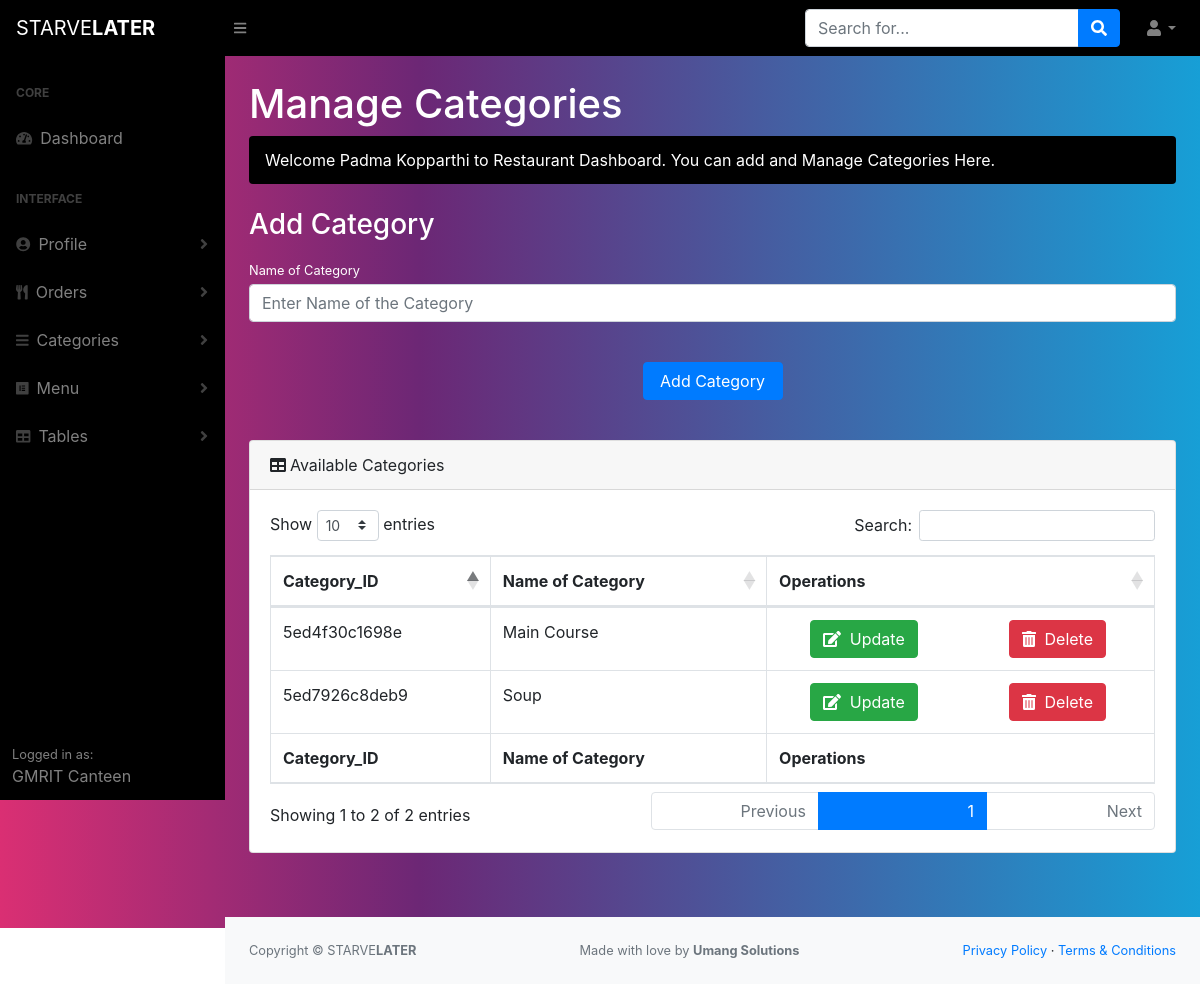
The page /dist/restaurant_manage_category.php (signed in) on the database its author committed.
### tables this page shows
CREATE TABLE IF NOT EXISTS `restaurants` (
  `Restaurant_ID` varchar(50) NOT NULL,
  `Restaurant_Name` varchar(60) NOT NULL,
  `Email_ID` varchar(50) NOT NULL,
  `Password` varchar(50) NOT NULL,
  `Phone` varchar(50) NOT NULL,
  `SeatingCapacity` varchar(50) NOT NULL,
  `fname` varchar(50) NOT NULL,
  `lname` varchar(50) NOT NULL,
  `Address` varchar(60) NOT NULL,
  `City` varchar(50) NOT NULL,
  `State` varchar(50) NOT NULL,
  `GSTIN` varchar(50) NOT NULL,
  `FoodLicense` varchar(50) NOT NULL,
  `LabourLicense` varchar(50) NOT NULL,
  `Margin` varchar(50) NOT NULL,
  `OrdersReceived` varchar(50) NOT NULL,
  `logoFileName` varchar(80) NOT NULL,
  `OperationStatus` varchar(50) NOT NULL,
  `AvgPrepTime` varchar(50) NOT NULL,
  PRIMARY KEY (`Restaurant_ID`)
);

CREATE TABLE IF NOT EXISTS `category` (
  `Category_ID` varchar(50) NOT NULL,
  `Restaurant_ID` varchar(50) NOT NULL,
  `Name` varchar(50) NOT NULL,
  PRIMARY KEY (`Category_ID`),
  KEY `Restaurant_ID` (`Restaurant_ID`)
);

### dist/restaurant_manage_category.php (the view, shortened to what this page needs)
<!DOCTYPE html>
<html lang="en">
    <head>
        <link href="css/styles.css" rel="stylesheet" />
        <link href="https://cdn.datatables.net/1.10.20/css/dataTables.bootstrap4.min.css" rel="stylesheet" />
    </head>
    <body class="sb-nav-fixed">
        <?php
                            $dbname = "starvelater";
                            $con = mysqli_connect("localhost","root","",$dbname);
                            if(!$con){
                                    die("Connection Failed :" + mysqli_connect_error());
                            }else {
                            $sql = "SELECT * FROM restaurants where Email_ID = '".$_SESSION['email']."'";
                                    $retval = mysqli_query($GLOBALS['con'],$sql);
                                    $followingdata = $retval->fetch_array(MYSQLI_ASSOC);
                            }
        ?>
            <nav class="sb-topnav navbar navbar-expand navbar-dark bg-dark" style="background: linear-gradient(90deg, rgba(0,0,0,1) 0%, rgba(0,0,0,1) 100%);">
            <a class="navbar-brand" href="index.php">STARVE<B>LATER</B></a><button class="btn btn-link btn-sm order-1 order-lg-0" id="sidebarToggle" href="#"><i class="fas fa-bars"></i></button
            >
            <form class="d-none d-md-inline-block form-inline ml-auto mr-0 mr-md-3 my-2 my-md-0">
                <div class="input-group">
                    <input class="form-control" type="text" placeholder="Search for..." aria-label="Search" aria-describedby="basic-addon2" />
                    <div class="input-group-append">
                        <button class="btn btn-primary" type="button"><i class="fas fa-search"></i></button>
                    </div>
                </div>
            </form>
            <ul class="navbar-nav ml-auto ml-md-0">
                <li class="nav-item dropdown">
                    <a class="nav-link dropdown-toggle" id="userDropdown" href="#" role="button" data-toggle="dropdown" aria-haspopup="true" aria-expanded="false"><i class="fas fa-user fa-fw"></i></a>
                </li>
            </ul>
        </nav>
        <div id="layoutSidenav" style="background: linear-gradient(90deg, rgba(218,47,115,1) 0%, rgba(108,39,117,1) 35%, rgba(23,159,214,1) 100%);">
            <div id="layoutSidenav_nav">
                <nav class="sb-sidenav accordion sb-sidenav-dark" id="sidenavAccordion">
                    <div class="sb-sidenav-menu" style="background: linear-gradient(90deg, rgba(0,0,0,1) 0%, rgba(0,0,0,1) 100%);">
                        <div class="nav">
                            <div class="sb-sidenav-menu-heading">Core</div>
                            <a class="nav-link" href="restaurant_home.php"
                                ><div class="sb-nav-link-icon"><i class="fas fa-tachometer-alt"></i></div>
                                Dashboard</a
                            >
                            <div class="sb-sidenav-menu-heading">Interface</div>
                            <a class="nav-link collapsed" href="#" data-toggle="collapse" data-target="#collapseLayouts" aria-expanded="false" aria-controls="collapseLayouts"
                                ><div class="sb-nav-link-icon"><i class="fas fa-user-circle"></i></div>
                                Profile
                                <div class="sb-sidenav-collapse-arrow"><i class="fas fa-angle-down"></i></div
                            ></a>
                            <a class="nav-link collapsed" href="#" data-toggle="collapse" data-target="#collapseLayoutsOrders" aria-expanded="false" aria-controls="collapseLayouts"
                                ><div class="sb-nav-link-icon"><i class="fas fa-utensils"></i></div>
                                Orders
                                <div class="sb-sidenav-collapse-arrow"><i class="fas fa-angle-down"></i></div
                            ></a>
                            <a class="nav-link collapsed" href="#" data-toggle="collapse" data-target="#collapseLocationData" aria-expanded="false" aria-controls="collapseLayouts"
                                ><div class="sb-nav-link-icon"><i class="fas fa-bars"></i></div>
                                Categories
                                <div class="sb-sidenav-collapse-arrow"><i class="fas fa-angle-down"></i></div
                            ></a>
                            <a class="nav-link collapsed" href="#" data-toggle="collapse" data-target="#collapseUsersData" aria-expanded="false" aria-controls="collapseLayouts"
                                ><div class="sb-nav-link-icon"><i class="fab fa-elementor"></i></div>
                                Menu
                                <div class="sb-sidenav-collapse-arrow"><i class="fas fa-angle-down"></i></div
                            ></a>
                            <a class="nav-link collapsed" href="#" data-toggle="collapse" data-target="#collapseNotification" aria-expanded="false" aria-controls="collapseLayouts"
                                ><div class="sb-nav-link-icon"><i class="fas fa-table"></i></div>
                                Tables
                                <div class="sb-sidenav-collapse-arrow"><i class="fas fa-angle-down"></i></div
                            ></a>
                        </div>
                    </div>
                    <div class="sb-sidenav-footer" style="background: linear-gradient(90deg, rgba(0,0,0,1) 0%, rgba(0,0,0,1) 100%);">
                        <div class="small">Logged in as:</div>
                         <span><?php echo $followingdata['Restaurant_Name']; ?></span>
                    </div>
                </nav>
            </div>
            <div id="layoutSidenav_content">
                <main>
                    <div class="container-fluid">
                        <h1 class="mt-4" style="color: white;">Manage Categories</h1>
                        <ol class="breadcrumb mb-4" width="100%" style="background-color: black;">
                           <li class="breadcrumb-item active" width="100%" style="color: #fff;"><marquee>Welcome <span><?php echo $followingdata['fname']." ".$followingdata['lname']; ?></span> to Restaurant Dashboard. You can add and Manage Categories Here.</marquee></li>
                        </ol>
                        <h3 class="mt-4" style="margin-bottom: 15px;color: #fff;">Add Category</h3>
                        <form method="POST" enctype="multipart/form-data" action="<?php echo htmlspecialchars($_SERVER["PHP_SELF"]);?>">
                                            <div class="form-group"><label class="small mb-1" for="inputOnlyCategory" style="color: #fff;">Name of Category</label><input class="form-control " id="inputOnlyCategory" name="CategoryName" type="text" placeholder="Enter Name of the Category" />
                                            </div>
                                            <div class="form-group mb-0" align="center"><input style="width: 140px;" class="btn btn-primary" type="submit" name="AddCategory" id="AddCategory" value="Add Category"/></div>
                    </form>
                   <p>&nbsp;</p>
                    <div class="card mb-4">
                            <div class="card-header"><i class="fas fa-table mr-1"></i>Available Categories</div>
                            <div class="card-body">
                                <div class="table-responsive">
                                    <table class="table table-bordered" id="dataTable" width="100%" cellspacing="0">
                                        <thead>
                                            <tr>
                                                <th>Category_ID</th>
                                                <th>Name of Category</th>
                                                <th>Operations</th>
                                            </tr>
                                        </thead>
                                        <tfoot>
                                            <tr>
                                                <th>Category_ID</th>
                                                <th>Name of Category</th>
                                                <th>Operations</th>
                                                </tr>
                                        </tfoot>
                                        <tbody>
                                             <?php
                                                   $dbname = "starvelater";
                                                     $con = mysqli_connect("localhost","root","",$dbname);
                                                     if(!$con){
                                                        die("Connection Failed :" + mysqli_connect_error());
                                                     } else {
                                                        $sql = "SELECT * from category where Restaurant_ID = '".$followingdata['Restaurant_ID']."'";
                                                        $result_val = mysqli_query($con,$sql);
                                                       while($row = mysqli_fetch_array($result_val,MYSQLI_ASSOC)) {
                                                           echo "<tr data-target='rowbg' id='".$row['Category_ID']."'>";
                                                           echo "<td>".$row['Category_ID']."</td>";
                                                           echo "<td data-target='Name'>".$row['Name']."</td>";
                                                           echo "<td align='center'>"; ?>
                                                        <div class="row">
                                                            <div class="col">
                                                         <a href="#" class="btn btn-success a-btn-slide-text green" name="Edit" data-role="update" data-id="<?php echo $row['Category_ID']; ?>">
                                                        <span  aria-hidden="true"><i class="fas fa-edit"></i>&nbsp;&nbsp;Update</span>
                                                         </a>
                                                     </div>
                                                            <div class="col">
                                                        <a href="#" class="btn btn-danger a-btn-slide-text del" name="Delete"
                                                        data-id="<?php echo $row['Category_ID']; ?>">
                                                         <span  aria-hidden="true"><i class="fas fa-trash-alt"></i>&nbsp;&nbsp;Delete</span>
                                                        </a>
                                                    </div>
                                                    </div>
                                                    <?php
                                                           echo "</td>";
                                                           echo "</tr>";
                                                       }
                                                     }
                                             ?>
                                        </tbody>
                                    </table>
                                </div>
                            </div>
                        </div>
                 <P>&nbsp;</P>
                    </div>
                </main>
                <footer class="py-4 bg-light mt-auto">
                    <div class="container-fluid">
                        <div class="d-flex align-items-center justify-content-between small">
                            <div class="text-muted">Copyright &copy; STARVE<b>LATER</b></div>
                            <div class="text-muted">Made with love by <b>Umang Solutions</b></div>
                                <div>
                                <a href="#">Privacy Policy</a>
                                &middot;
                                <a href="#">Terms &amp; Conditions</a>
                            </div>
                        </div>
                    </div>
                </footer>
            </div>
        </div>
    </body>
</html>

### dist/restaurant_manage_category.php (style rules this page uses)
li { width: 100%; }

### rows shown on the page
restaurants: Restaurant_Name "GMRIT Canteen", fname "Padma", lname "Kopparthi"
category: Category_ID "5ed4f30c1698e", Name "Main Course"
category: Category_ID "5ed7926c8deb9", Name "Soup"
